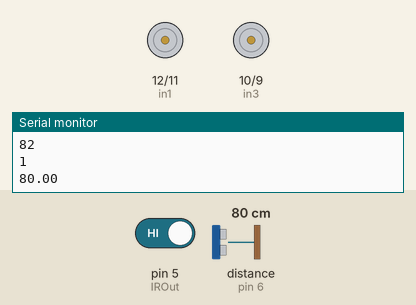
Simulated run of this sketch. Board: Arduino Uno, built with avr-gcc and run on an emulated ATmega328P. Shown: motor-driver pin pairs drawn as motors (green arrow = first pin HIGH = forward, orange = second pin HIGH = backward, longer = more drive, scaled by the enable pin), the last lines printed to the serial monitor. The test bench sets the inputs (shaded band); at power-on: pin 5 (IROut) HIGH, distance to the obstacle (sensor on pin 6) 80 cm. The echo pulse lasts 58.3 µs per cm.

Above: at 1.2 s.
1.3 s: pin 5 (IROut) driven LOW
At 2.1 s:
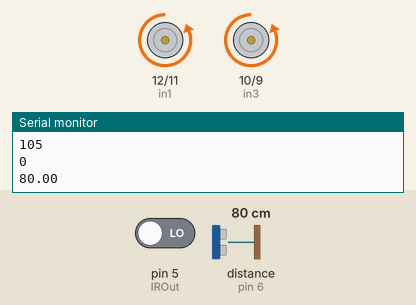
2.8 s: distance to the obstacle (sensor on pin 6) set to 70 cm
At 3.9 s:
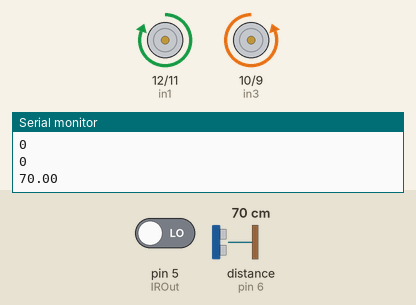
4.3 s: distance to the obstacle (sensor on pin 6) set to 120 cm
At 5.0 s:
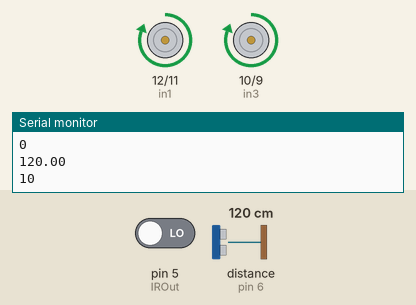
6.7 s: pin 5 (IROut) driven HIGH
At 7.9 s:
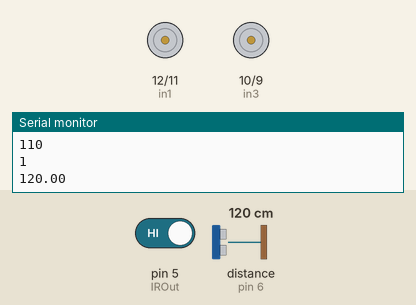
Timing chart, 0 to 9.2 s (numbered marks = the images above; inputs shaded):
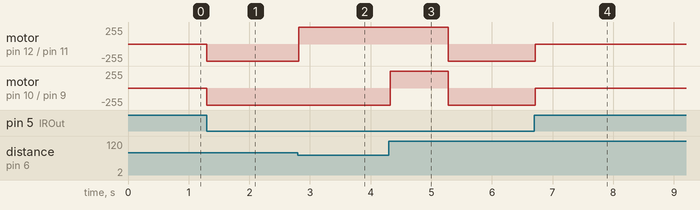

The sketch:

sumobot-first.ino
```cpp
// there are an astonishing number of libraries for the ultrasonic sensor
// this one is from https://github.com/gamegine/HCSR04-ultrasonic-sensor-lib
#include <HCSR04.h>;

// setting up the pin numbers in these following lines

// Ultrasonic
HCSR04 hc(7, 6); // (TRIG pin, ECHO pin)

// motor one
int enA = 8;
int in1 = 12;
int in2 = 11;
// motor two
int enB = 13;
int in3 = 10;
int in4 = 9;
// infrared sensor output pin
int IROut = 5;

// used later on
float objDistance;
int floorColor;
int objLastSeen;

void setup()
{
  // set all the motor control pins to outputs
  // each motor has three pins
  // enA/B is analog, 0~255 (inclusive); controls the absolute voltage applied to the motor (how fast the motor goes)
  // in1/2 and in3/4 are digital, HIGH or LOW; they control the polarity of the voltage (what direction the motor spins)
  // if in1 is HIGH, in2 must be LOW and vice versa (so that current can flow from one pin to the other)
  // consider it this way: enA/B is like the absolute value of a number, and in1/2/3/4 is like the sign
  pinMode(enA, OUTPUT);
  pinMode(enB, OUTPUT);
  pinMode(in1, OUTPUT);
  pinMode(in2, OUTPUT);
  pinMode(in3, OUTPUT);
  pinMode(in4, OUTPUT);

  pinMode(IROut, INPUT);

  Serial.begin(9600); // data transmission rate in baud
}

void goForward()
{
  // turn on motor A
  digitalWrite(in1, HIGH);
  digitalWrite(in2, LOW);
  // set speed to 255 out of possible range 0~255
  analogWrite(enA, 255);
  // turn on motor B
  digitalWrite(in3, LOW);
  digitalWrite(in4, HIGH);
  // set speed to 255 out of possible range 0~255
  analogWrite(enB, 255);
}
void goBack()
{
  // turn on motor A
  digitalWrite(in1, LOW);
  digitalWrite(in2, HIGH);
  // set speed to 200 out of possible range 0~255
  analogWrite(enA, 200);
  // turn on motor B
  digitalWrite(in3, HIGH);
  digitalWrite(in4, LOW);
  // set speed to 200 out of possible range 0~255
  analogWrite(enB, 200);
}
void turnLeft()
{
  // turn on motor A
  digitalWrite(in1, LOW);
  digitalWrite(in2, HIGH);
  // set speed to 180 out of possible range 0~255
  analogWrite(enA, 180);
  // turn on motor B
  digitalWrite(in3, LOW);
  digitalWrite(in4, HIGH);
  // set speed to 180 out of possible range 0~255
  analogWrite(enB, 180);
}
void turnRight()
{
  // turn on motor A
  digitalWrite(in1, HIGH);
  digitalWrite(in2, LOW);
  // set speed to 180 out of possible range 0~255
  analogWrite(enA, 180);
  // turn on motor B
  digitalWrite(in3, HIGH);
  digitalWrite(in4, LOW);
  // set speed to 180 out of possible range 0~255
  analogWrite(enB, 180);
}
void stop()
{
  analogWrite(enA, 0);
  analogWrite(enB, 0);
}
void loop() // this code section repeats until something stops it
{
  // hc.dist() returns the distance (cm) seen by the ultrasonic sensor
  // if distance is above the maximum distance it can detect, it returns 0.0
  objDistance = hc.dist();
  // IROut has a digital (two options) output: 0 means it detects a reflected signal, 1 means it does not
  // in practical terms, this means that 0 = white surface, 1 = black surface
  floorColor = digitalRead(IROut);
  if (floorColor == 0) { // if surface = white (in bounds), continue with operation
    // if no object is detected within range of the sensor, OR if an object is detected at a distance >= 75 cm,
    // AND no object has been seen recently, do this
    if (objDistance == 0.0 || objDistance >= 75 && objLastSeen >= 15) {
      // This tells the robot, "If you don't see anything close in front of you, and you haven't seen anything recently, turn left..."
      turnLeft();
    }
    // if no object is detected within range of the sensor, OR if an object is detected at a distance >= 75 cm,
    // AND an object has been seen recently, do this
    else if (objDistance == 0.0 || objDistance >= 75 && objLastSeen < 15) {
      // This tells the robot, "...otherwise, if you don't see anything close in front of you, but you have seen something recently, turn right..."
      turnRight();
    }
    // if an object is detected within the range 0-75 cm (exclusive), do this
    else {
      // This tells the robot, "...otherwise, go forward."
      goForward();
      // reset timer for object last being seen
      objLastSeen = 0;
    }
    delay(60); // Wait 60 milliseconds (this command may be unnecessary)
  }
  else { // if surface = black (out of bounds), stop the robot
    stop();
    // Note that, though the robot's motors have stopped, the loop is still running
    // This is useful in that, if the robot is placed back on a white surface, it will start operating again without needing a reboot
  }
  // send the outputs of the IR sensor and ultrasonic sensor to console
  Serial.println(objLastSeen);
  Serial.println(floorColor);
  Serial.println(objDistance);
  objLastSeen += 1;
}
```

Measured:
- the behaviour switches between 75 and 74 cm on distance to the obstacle (sensor on pin 6) (found by bisection; images 1 and 2)
- after the input at 1.3 s, motor on pin 12 (in1) / pin 11 (in2), motor on pin 10 (in3) / pin 9 (in4): stopped → backward 255/255 at once
- after the input at 2.8 s, motor on pin 12 (in1) / pin 11 (in2): backward 255/255 → forward 255/255 at once
- after the input at 4.3 s, motor on pin 12 (in1) / pin 11 (in2): forward 255/255 → backward 255/255 after 0.98 s; motor on pin 10 (in3) / pin 9 (in4): backward 255/255 → forward 255/255 at once, → backward 255/255 0.96 s later
- after the input at 6.7 s, motor on pin 12 (in1) / pin 11 (in2), motor on pin 10 (in3) / pin 9 (in4): backward 255/255 → stopped at once
